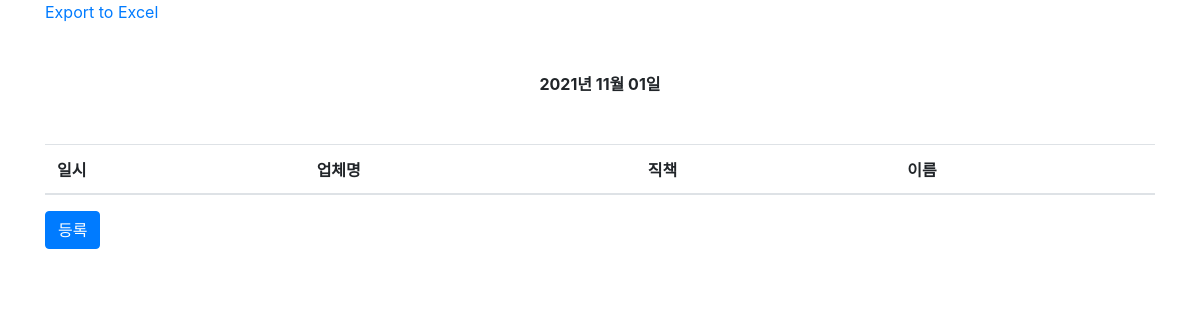
Before: /board/list/ with the older database file.
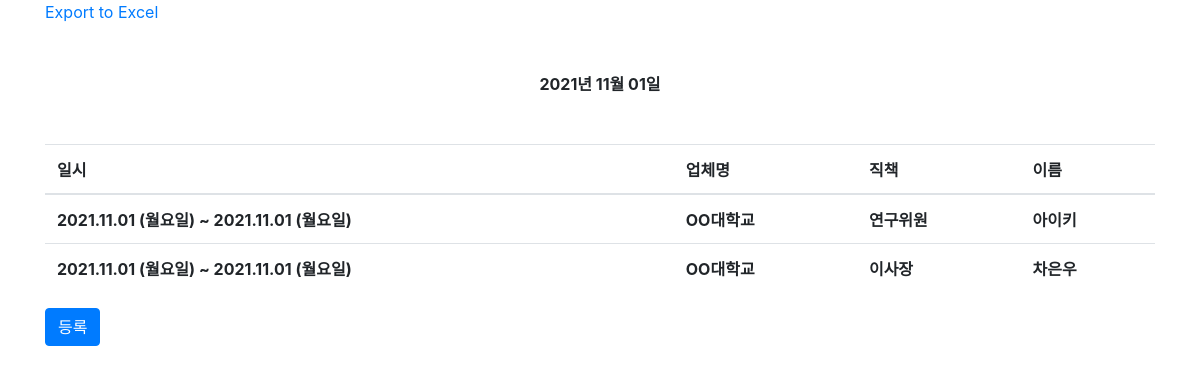
After: the same page with the newer database file.
### board/models.py (models this page shows, shortened)
class Board(models.Model):
    objects = models.Manager()
    start_date = models.DateField(verbose_name='시작날짜')
    end_date = models.DateField(verbose_name='종료날짜')
    company = models.CharField(max_length=128,
                                verbose_name='업체명')
    position = models.CharField(max_length=128,
                                verbose_name='직책')
    guest_name = models.CharField(max_length=32,
                                verbose_name='출입자명')
    class Meta:
        db_table = 'board'
        verbose_name = '출입명단'
        verbose_name_plural = '출입명단'

### board/views.py (the view)
# urls.py: path('list/', views.board_list),
def board_list(request):
    boards = Board.objects.all().order_by('-id')
    return render(request,
                'board_list.html',
                {'boards': boards, 'time' : datetime.now()},)

### board/templates/board_list.html
{% extends "base.html" %}
{% block contents %}
<a href="{% url 'excel_export' %}">Export to Excel</a>
<div class="row mt-5">
    <div class="col-12">
        <div class="mb-5 text-md-center font-weight-bold">{{ time|date:'Y년 m월 d일' }}</div>
        <table class="table">
            <thead>
                <tr>
                    <th>일시</th>
                    <th>업체명</th>
                    <th>직책</th>
                    <th>이름</th>
                </tr>
            </thead>
            <tbody>
                {% for board in boards %}
                    {% if board.start_date|date:'Ymd' <= time|date:'Ymd' and board.end_date|date:'Ymd' >= time|date:'Ymd' %}
                    <tr>
                        <th>{{ board.start_date|date:'Y.m.d (D)' }} ~ {{ board.end_date|date:'Y.m.d (D)' }}</th>
                        <th>{{ board.company }}</th>
                        <th>{{ board.position }}</th>
                        <th>{{ board.guest_name }}</th>
                    </tr>
                    {% endif %}
                {% endfor %}
            </tbody>
        </table>
    </div>
</div>
<div class="row">
    <div class="col-12">
        <button class="btn btn-primary" onclick="location.href='/board/write/'">등록</button>
    </div>
</div>
{% endblock %}

### board/templates/base.html (shortened to what this page needs)
<html>
    <head>
        <link rel="stylesheet" href="https://stackpath.bootstrapcdn.com/bootstrap/4.3.1/css/bootstrap.min.css">
    </head>
    <body>
        <div class="container">
            {% block contents %}
            {% endblock %}
        </div>
    </body>
</html>

Changed rows visible on the page:
now on this page (row edited): Board: start_date "2021.11.01 (월요일)", end_date "2021.11.01 (월요일)", company "OO대학교", position "연구위원", guest_name "아이키"
now on this page (row edited): Board: start_date "2021.11.01 (월요일)", end_date "2021.11.01 (월요일)", company "OO대학교", position "이사장", guest_name "차은우"
